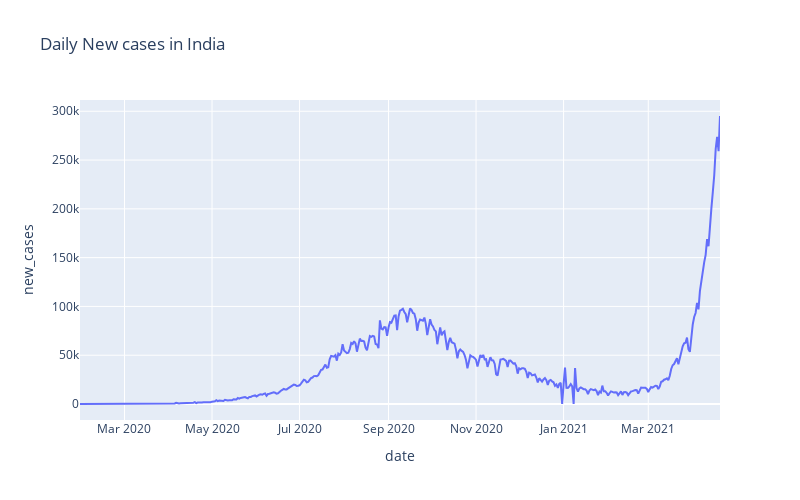

The code cell stored with this chart in its notebook:
### Markdown cell above
<h2>Daily New Cases in India </h2>

### Code cell
fig = px.line(india_cases, x='date', y='new_cases', title='Daily New cases in India', width=800, height=500)
fig.show()

### Figure 1 — Plotly figure (JSON) as saved in the notebook; plotly's stock layout.template omitted (floating-point values rounded to 4 significant figures; data arrays with more than 128 entries replaced by an {"elided": "..."} marker saying what was removed)
{"data": [{"hovertemplate": "date=%{x}<br>new_cases=%{y}<extra></extra>", "legendgroup": "", "line": {"color": "#636efa", "dash": "solid"}, "mode": "lines", "name": "", "orientation": "v", "showlegend": false, "type": "scatter", "x": {"elided": "447 str values"}, "xaxis": "x", "y": {"elided": "447 int values"}, "yaxis": "y"}], "layout": {"height": 500, "legend": {"tracegroupgap": 0}, "title": {"text": "Daily New cases in India"}, "width": 800, "xaxis": {"anchor": "y", "domain": [0, 1], "title": {"text": "date"}}, "yaxis": {"anchor": "x", "domain": [0, 1], "title": {"text": "new_cases"}}}}
